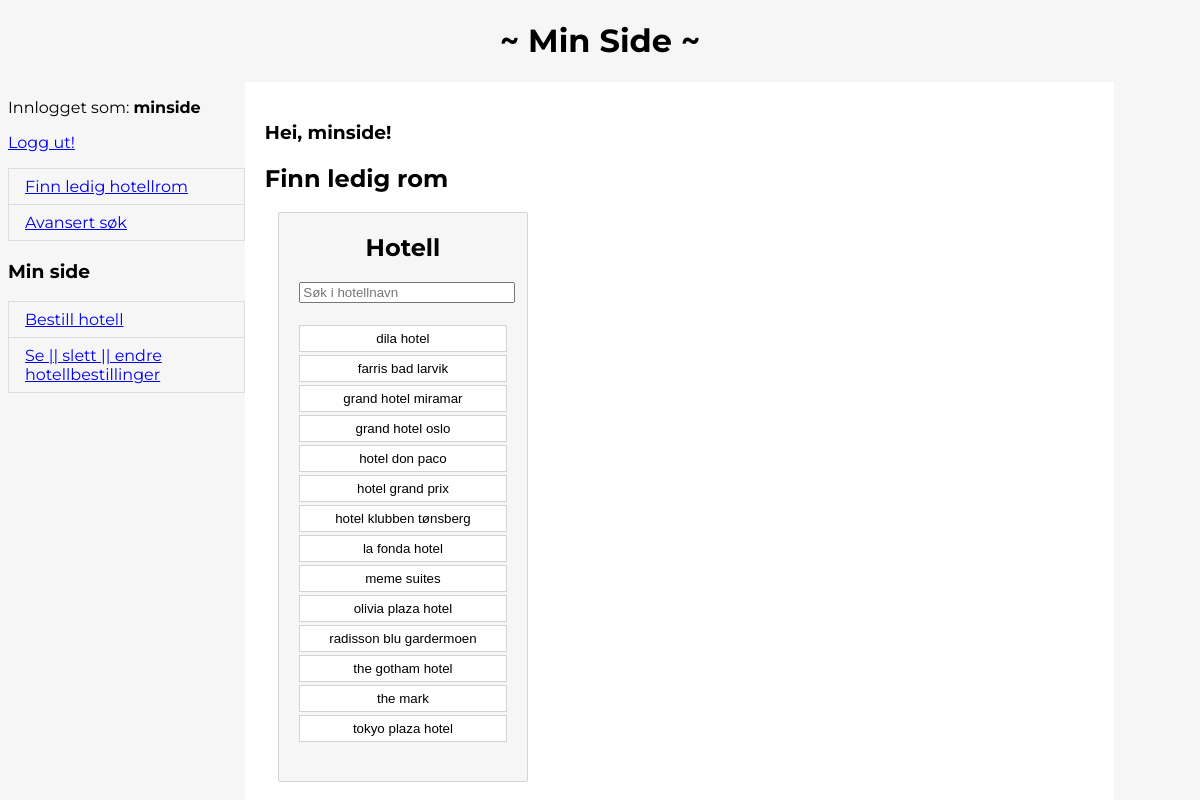
/nettsted/minside/finnRom.php (signed in), run on the app's committed database.
### tables this page shows
CREATE TABLE hotell
(
    hotellnavn   VARCHAR(100) NOT NULL,
    sted         VARCHAR(100) NOT NULL,
    land         VARCHAR(100) NOT NULL,
    bilde        VARCHAR(100),

    CONSTRAINT hotellPK PRIMARY KEY (hotellnavn)
);

### nettsted/minside/finnRom.php (the view, shortened to what this page needs)
<?php
  include("start.php");
  require_once('db.php');
  $die = "Kan ikke koble til database";
?>
<h2>Finn ledig rom</h2>
<form method="post" id="bestill" name="bestill">
  <div id="container">
    <div class="bokser">
      <h2>Hotell</h2>
      <input type="text" id="sok" name="sok" placeholder="Søk i hotellnavn" onFocus="fokus(this)" onBlur="mistetFokus(this)" onMouseover="musInn(this)" onMouseout="musUt()" onKeyUp="visHotell(this.value)" required><br>
      <div id="meldingHotellnavn">
        <?php
          $sqlSetning = "SELECT * FROM hotell;";
          $sqlResultat = mysqli_query($db,$sqlSetning);
          if ($sqlResultat) {
            $antallRader = mysqli_num_rows($sqlResultat);
            for ($i=0; $i < $antallRader; $i++) {
              $rad = mysqli_fetch_array($sqlResultat);
              $hotellnavn = $rad["hotellnavn"];
              print("<br><button class='buttonForslag' href='' id='hotellnavnValue' onClick='verdiHotell(this.value); return false' value='$hotellnavn'>$hotellnavn</button>");
            }
          } else {
            echo $die;
          }
        ?>
      </div><br>
    </div>
  </div>
</form>
<?php
  include("slutt.php");
?>

### nettsted/style.css (style rules this page uses)
.buttonForslag { background-color: white; width: 100%; border: 1px solid #d3d3d3; padding: 5px; margin-top: 3px; }
#bestill { width: 100%; }
#container { width: 100%; display: flex; justify-content: space-between; }
.bokser { margin: auto; margin-top: 0px; border: 1px solid #d3d3d3; background-color: #f6f6f6; border-radius: 2px; padding: 20px; padding-top: 0; width: 25%; text-align: center; }
.bokser input { width: 100%; }
#bestill { float: left; }

### data on the page
hotell: hotellnavn "dila hotel"
hotell: hotellnavn "farris bad larvik"
hotell: hotellnavn "grand hotel miramar"
hotell: hotellnavn "grand hotel oslo"
hotell: hotellnavn "hotel don paco"
hotell: hotellnavn "hotel grand prix"
hotell: hotellnavn "hotel klubben tønsberg"
hotell: hotellnavn "la fonda hotel"
hotell: hotellnavn "meme suites"
hotell: hotellnavn "olivia plaza hotel"
hotell: hotellnavn "radisson blu gardermoen"
hotell: hotellnavn "the gotham hotel"
hotell: hotellnavn "the mark"
hotell: hotellnavn "tokyo plaza hotel"

### other printed values
$_SESSION['brukernavn'] "minside"
$_SESSION['success'] "Hei, minside!"
